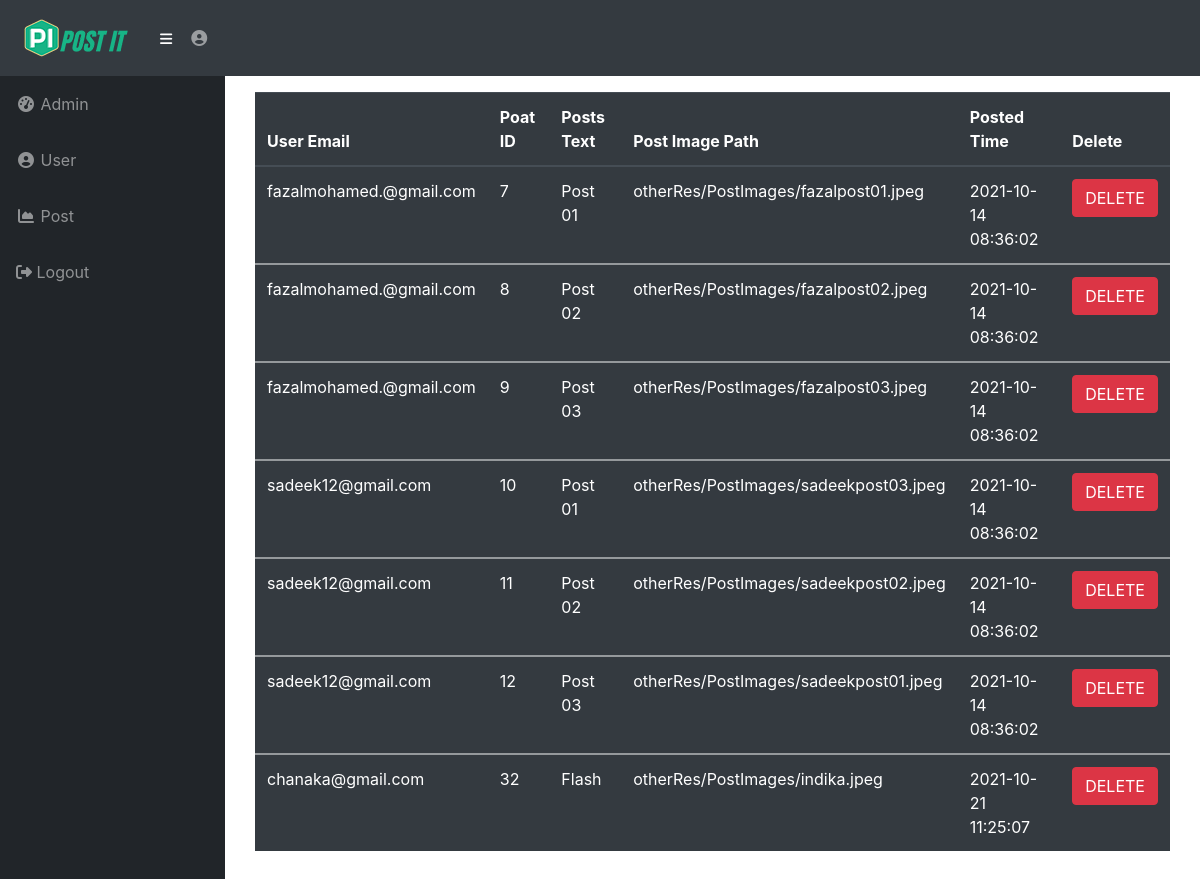
Screenshot of /posts.php (signed in) with the database file from the repository.
### tables this page shows
CREATE TABLE `Posts` (
  `user_email` varchar(255) NOT NULL,
  `post_id` int(11) NOT NULL,
  `post_text` varchar(255) NOT NULL,
  `post_img_path` varchar(255) NOT NULL,
  `posted_time` datetime NOT NULL
);

### posts.php (the view, shortened to what this page needs)
?><!DOCTYPE html>
<html lang="en">
  <head>
    <link href="vendor/bootstrap/css/bootstrap.min.css" rel="stylesheet">
    <link href="vendor/fontawesome-free/css/all.min.css" rel="stylesheet" type="text/css">
    <link href="vendor/datatables/dataTables.bootstrap4.css" rel="stylesheet">
    <link href="css/sb-admin.css" rel="stylesheet">
    <link rel="stylesheet" href="https://stackpath.bootstrapcdn.com/bootstrap/4.3.1/css/bootstrap.min.css">
  </head>
  <body id="page-top">
    <nav class="navbar navbar-expand navbar-dark bg-dark static-top">
      <img class="navbar-brand" src="otherRes/Brand.png">
      <button class="btn btn-link btn-sm text-white order-1 order-sm-0" id="sidebarToggle" href="#">
        <i class="fas fa-bars"></i>
      </button>
      <ul class="navbar-nav ml-auto ml-md-0">
        <li class="nav-item dropdown no-arrow">
          <a class="nav-link dropdown-toggle" href="#" id="userDropdown" role="button" data-toggle="dropdown" aria-haspopup="true" aria-expanded="false">
            <i class="fas fa-user-circle fa-fw"></i>
          </a>
        </li>
      </ul>
    </nav>
    <div id="wrapper">
      <ul class="sidebar navbar-nav">
        <li class="nav-item">
          <a class="nav-link" href="admin.php">
            <i class="fas fa-fw fa-tachometer-alt"></i>
            <span>Admin</span>
          </a>
        </li>
        <li class="nav-item">
          <a class="nav-link" href="user.php">
            <i class="fas fa-fw fa-user-circle"></i>
            <span>User</span></a>
        </li>
        <li class="nav-item">
        <a class="nav-link" href="posts.php">
            <i class="fas fa-fw fa-chart-area"></i>
            <span>Post</span></a>
        </li>
        <li class="nav-item">
        <a class="nav-link" href="otherRes/logoutAdmin.php">
            <i class="fas fa-sign-out-alt"></i>
            <span>Logout</span></a>
        </li>
      </ul>
      <div id="content-wrapper">
        <div class="container-fluid">
<div class="container">
   <?php
   $connection = mysqli_connect("localhost", "root", "",);
   $query = "SELECT * FROM Posts";
   $query_run = mysqli_query($connection, $query);
   ?>
 <table class="table table-dark">
      <thead>
                 <tr>
                   <th scope="col">User Email</th>
                   <th scope="col">Poat ID</th>
                   <th scope="col">Posts Text</th>
                   <th scope="col">Post Image Path</th>
                   <th scope="col"> Posted Time</th>
                   <th scope="col">Delete</th>
                 </tr>
      </thead>
                <?php
                   if($query_run)
                     {
                         foreach($query_run as $row)
                       {
                 ?>
         <tbody>
                 <tr>
                   <td><?php echo $row['user_email'] ?></td>
                   <td><?php echo $row['post_id'] ?></td>
                   <td><?php echo $row['post_text'] ?></td>
                   <td><?php echo $row['post_img_path'] ?></td>
                   <td><?php echo $row['posted_time'] ?></td>
                   <td>
                         <button type="button" class="btn btn-danger deletebtn">DELETE</button>
                   </td>
                 </tr>
      </tbody>
      <?php
                       }
                   }
                       else
                         {
                           echo "NO Record Found";
                         }
                       ?>
   </table>
          </div>
         </div>
         </div>
          </div>
  </body>
</html>

### css/sb-admin.css (style rules this page uses)
html { position: relative; min-height: 100%; }
body { height: 100%; }
#wrapper { display: -webkit-box; display: -ms-flexbox; display: flex; }
#wrapper #content-wrapper { overflow-x: hidden; width: 100%; padding-top: 1rem; padding-bottom: 80px; }
.navbar-nav .nav-item.dropdown .dropdown-toggle::after { width: 1rem; text-align: center; float: right; vertical-align: 0; border: 0; font-weight: 900; content: "\f105"; font-family: "Font Awesome 5 Free"; }
.navbar-nav .nav-item.dropdown.no-arrow .dropdown-toggle::after { display: none; }
.sidebar { width: 90px !important; background-color: #212529; min-height: calc(100vh - 56px); }
.sidebar .nav-item:last-child { margin-bottom: 1rem; }
.sidebar .nav-item .nav-link { text-align: center; padding: 0.75rem 1rem; width: 90px; }
.sidebar .nav-item .nav-link span { font-size: 0.65rem; display: block; }
.sidebar .nav-item .nav-link { color: rgba(255, 255, 255, 0.5); }
@media (min-width: 768px) { .sidebar { width: 225px !important; } }
@media (min-width: 768px) { .sidebar .nav-item .nav-link { display: block; width: 100%; text-align: left; padding: 1rem; width: 225px; } }
@media (min-width: 768px) { .sidebar .nav-item .nav-link span { font-size: 1rem; display: inline; } }
:root { --input-padding-x: 0.75rem; --input-padding-y: 0.75rem; }

### rows the page displays
posts: user_email "fazalmohamed.@gmail.com", post_id "7", post_text "Post 01", post_img_path "otherRes/PostImages/fazalpost01.jpeg", posted_time "2021-10-14 08:36:02"
posts: user_email "fazalmohamed.@gmail.com", post_id "8", post_text "Post 02", post_img_path "otherRes/PostImages/fazalpost02.jpeg", posted_time "2021-10-14 08:36:02"
posts: user_email "fazalmohamed.@gmail.com", post_id "9", post_text "Post 03", post_img_path "otherRes/PostImages/fazalpost03.jpeg", posted_time "2021-10-14 08:36:02"
posts: user_email "sadeek12@gmail.com", post_id "10", post_text "Post 01", post_img_path "otherRes/PostImages/sadeekpost03.jpeg", posted_time "2021-10-14 08:36:02"
posts: user_email "sadeek12@gmail.com", post_id "11", post_text "Post 02", post_img_path "otherRes/PostImages/sadeekpost02.jpeg", posted_time "2021-10-14 08:36:02"
posts: user_email "sadeek12@gmail.com", post_id "12", post_text "Post 03", post_img_path "otherRes/PostImages/sadeekpost01.jpeg", posted_time "2021-10-14 08:36:02"
posts: user_email "chanaka@gmail.com", post_id "32", post_text "Flash", post_img_path "otherRes/PostImages/indika.jpeg", posted_time "2021-10-21 11:25:07"
